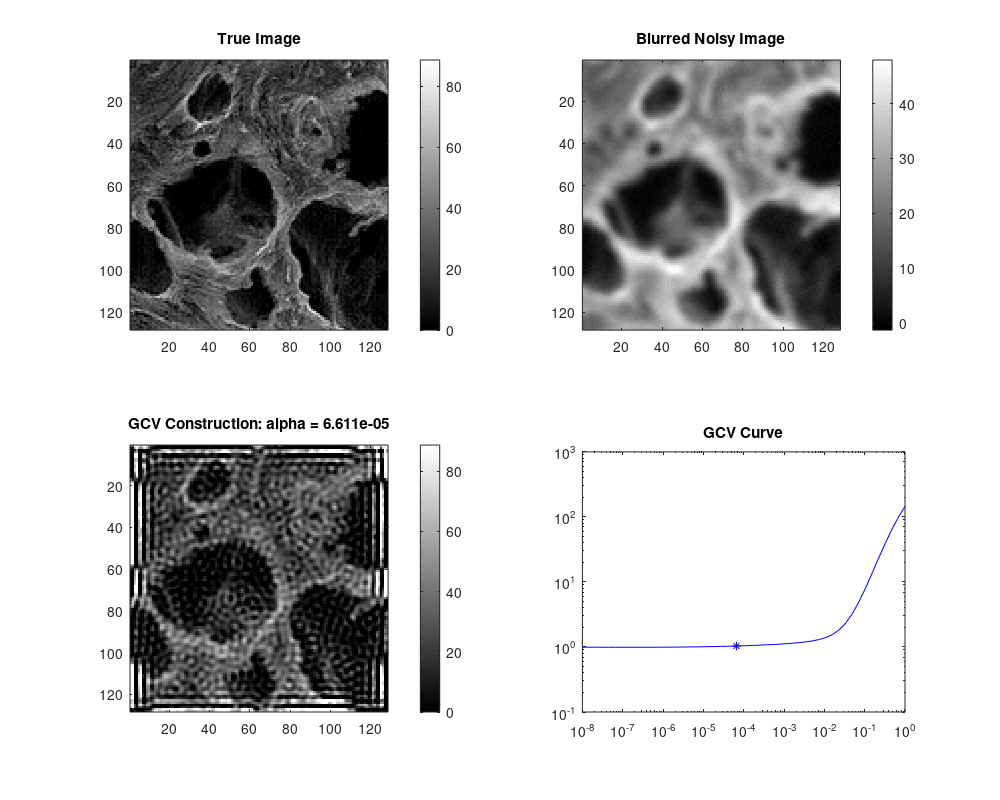

Write MATLAB code to recreate this figure.
%  
%  Image deblurring inverse problem with periodic boundary conditions.
%
%% Generate data and build regularization matrix.
  clear all, close all
  load GaussianBlur440_normal
  %load satellite.mat
  x_true = 100*f_true/max(f_true(:)); 
  clear PSF f_true beta g sigma 
  [nx,ny]=size(x_true);
  % Generate data on 256^2 grid w/ periodic BCs, then restrict to 128^2.
  h = 1/nx;
  x = [-0.5+h/2:h:0.5-h/2]';
  [X,Y]=meshgrid(x);
  sig = 2*h;
  kernel = exp(-((X-h/2).^2+(Y-h/2).^2)/2/sig^2);
  kernel = kernel/sum(sum(kernel));
  Ax = real(ifft2(fft2(fftshift(kernel)).*fft2(x_true)));
  Ax=Ax(101:228,101:228);
  x_true = x_true(101:228,101:228);
  [nx,ny] = size(Ax);
  err_lev = 2;
  noise = err_lev/100 * norm(Ax(:)) / sqrt(nx*ny);%input(' The standard deviation of the noise = ');
  b = Ax + noise*randn(nx,ny);
  %figure(1), imagesc(x_true), colormap(gray), colorbar 
  %figure(2), imagesc(b,[0,max(x_true(:))]), colormap(gray), colorbar 
  
  % Use 128^2 PSF model with periodic BCs and GCV choice of alpha
  kernel2 = kernel(45:212,45:212);
  kernel = kernel(65:192,65:192); 

n = nx*ny;
ahat = fft2(fftshift(kernel));
bhat = fft2(b);
G_fn=@(a)(sum(sum((a^2*abs(bhat).^2)./(abs(ahat).^2+a).^2))) / ...
	 (n-sum(sum(abs(ahat).^2./(abs(ahat).^2+a))))^2;
gcv_alpha =  fminbnd(G_fn,0,1);

xalpha = @(a) real(ifft2((conj(ahat)./(abs(ahat).^2+a).*bhat)));
aa = logspace(-8,0);
figure()
  subplot(2,2,1), imagesc(x_true), colorbar, colormap(gray), title('True Image')
  subplot(2,2,2), imagesc(b), colorbar, colormap(gray), title('Blurred Noisy Image')
  subplot(2,2,3), imagesc(xalpha(gcv_alpha),[0,max(x_true(:))]), colorbar, colormap(gray), title(sprintf('GCV Construction: alpha = %2.3e',gcv_alpha))
  subplot(2,2,4), loglog(aa,arrayfun(G_fn,aa),'b-', gcv_alpha,G_fn(gcv_alpha),'b*'), xlim([1e-8,1]), title('GCV Curve')
set(gcf,'PaperPosition', [0 0 10 8])
set(gcf,'PaperSize', [10 8]) 
saveas(gcf,'boundary_bad.pdf') 

% Stupid idea 
%[nrow, ~] = size(b);
%pad = zeros(nrow,20); 
%b_pad = [pad b pad]; 
%[~, ncol] = size(b_pad);
%pad = zeros(20,ncol);
%b_pad = [pad; b_pad; pad];
%[nx, ny] = size(b_pad);
%n = nx*ny;
%ahat = fft2(fftshift(kernel2));
%bhat = fft2(b_pad);
%G_fn=@(a)(sum(sum((a^2*abs(bhat).^2)./(abs(ahat).^2+a).^2))) / ...
%	 (n-sum(sum(abs(ahat).^2./(abs(ahat).^2+a))))^2;
%gcv_alpha =  fminbnd(G_fn,0,1);
%
%xalpha = @(a) real(ifft2((conj(ahat)./(abs(ahat).^2+a).*bhat)));
%  subplot(2,2,4), imagesc(xalpha(gcv_alpha)), colorbar, colormap(gray)
